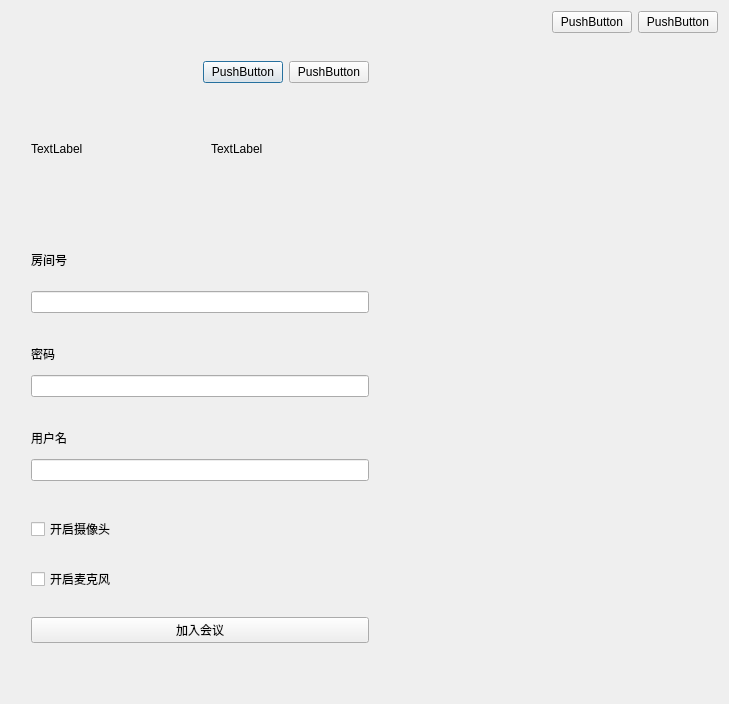
<?xml version="1.0" encoding="UTF-8"?>
<ui version="4.0">
 <class>CLoginDlgClass</class>
 <widget class="QDialog" name="CLoginDlgClass">
  <property name="geometry">
   <rect>
    <x>0</x>
    <y>0</y>
    <width>729</width>
    <height>704</height>
   </rect>
  </property>
  <property name="windowTitle">
   <string>CLoginDlg</string>
  </property>
  <layout class="QHBoxLayout" name="horizontalLayout">
   <property name="leftMargin">
    <number>0</number>
   </property>
   <property name="topMargin">
    <number>0</number>
   </property>
   <property name="rightMargin">
    <number>0</number>
   </property>
   <property name="bottomMargin">
    <number>0</number>
   </property>
   <item>
    <widget class="QWidget" name="widget_left" native="true">
     <property name="minimumSize">
      <size>
       <width>400</width>
       <height>0</height>
      </size>
     </property>
     <layout class="QVBoxLayout" name="verticalLayout_3">
      <item>
       <spacer name="verticalSpacer_2">
        <property name="orientation">
         <enum>Qt::Vertical</enum>
        </property>
        <property name="sizeType">
         <enum>QSizePolicy::Fixed</enum>
        </property>
        <property name="sizeHint" stdset="0">
         <size>
          <width>20</width>
          <height>50</height>
         </size>
        </property>
       </spacer>
      </item>
      <item>
       <layout class="QHBoxLayout" name="horizontalLayout_5">
        <item>
         <spacer name="horizontalSpacer_3">
          <property name="orientation">
           <enum>Qt::Horizontal</enum>
          </property>
          <property name="sizeType">
           <enum>QSizePolicy::Fixed</enum>
          </property>
          <property name="sizeHint" stdset="0">
           <size>
            <width>20</width>
            <height>20</height>
           </size>
          </property>
         </spacer>
        </item>
        <item>
         <layout class="QVBoxLayout" name="verticalLayout_2">
          <item>
           <layout class="QHBoxLayout" name="horizontalLayout_3">
            <item>
             <spacer name="horizontalSpacer_2">
              <property name="orientation">
               <enum>Qt::Horizontal</enum>
              </property>
              <property name="sizeHint" stdset="0">
               <size>
                <width>40</width>
                <height>20</height>
               </size>
              </property>
             </spacer>
            </item>
            <item>
             <widget class="QPushButton" name="btnNetStatus">
              <property name="text">
               <string>PushButton</string>
              </property>
             </widget>
            </item>
            <item>
             <widget class="QPushButton" name="btnSet">
              <property name="text">
               <string>PushButton</string>
              </property>
             </widget>
            </item>
           </layout>
          </item>
          <item>
           <layout class="QHBoxLayout" name="horizontalLayout_4">
            <item>
             <widget class="QLabel" name="label_logo">
              <property name="text">
               <string>TextLabel</string>
              </property>
             </widget>
            </item>
            <item>
             <spacer name="horizontalSpacer_5">
              <property name="orientation">
               <enum>Qt::Horizontal</enum>
              </property>
              <property name="sizeType">
               <enum>QSizePolicy::Fixed</enum>
              </property>
              <property name="sizeHint" stdset="0">
               <size>
                <width>15</width>
                <height>20</height>
               </size>
              </property>
             </spacer>
            </item>
            <item>
             <widget class="QLabel" name="label_name">
              <property name="text">
               <string>TextLabel</string>
              </property>
             </widget>
            </item>
           </layout>
          </item>
          <item>
           <spacer name="verticalSpacer_10">
            <property name="orientation">
             <enum>Qt::Vertical</enum>
            </property>
            <property name="sizeType">
             <enum>QSizePolicy::Fixed</enum>
            </property>
            <property name="sizeHint" stdset="0">
             <size>
              <width>20</width>
              <height>30</height>
             </size>
            </property>
           </spacer>
          </item>
          <item>
           <widget class="QLabel" name="label_3">
            <property name="minimumSize">
             <size>
              <width>0</width>
              <height>30</height>
             </size>
            </property>
            <property name="maximumSize">
             <size>
              <width>16777215</width>
              <height>30</height>
             </size>
            </property>
            <property name="text">
             <string>房间号</string>
            </property>
           </widget>
          </item>
          <item>
           <spacer name="verticalSpacer_4">
            <property name="orientation">
             <enum>Qt::Vertical</enum>
            </property>
            <property name="sizeType">
             <enum>QSizePolicy::Fixed</enum>
            </property>
            <property name="sizeHint" stdset="0">
             <size>
              <width>20</width>
              <height>10</height>
             </size>
            </property>
           </spacer>
          </item>
          <item>
           <widget class="QLineEdit" name="lineEdit_roomId"/>
          </item>
          <item>
           <spacer name="verticalSpacer_5">
            <property name="orientation">
             <enum>Qt::Vertical</enum>
            </property>
            <property name="sizeType">
             <enum>QSizePolicy::Fixed</enum>
            </property>
            <property name="sizeHint" stdset="0">
             <size>
              <width>20</width>
              <height>20</height>
             </size>
            </property>
           </spacer>
          </item>
          <item>
           <widget class="QLabel" name="label_5">
            <property name="minimumSize">
             <size>
              <width>0</width>
              <height>30</height>
             </size>
            </property>
            <property name="maximumSize">
             <size>
              <width>16777215</width>
              <height>30</height>
             </size>
            </property>
            <property name="text">
             <string>密码</string>
            </property>
           </widget>
          </item>
          <item>
           <widget class="QLineEdit" name="lineEdit_pwd"/>
          </item>
          <item>
           <spacer name="verticalSpacer_9">
            <property name="orientation">
             <enum>Qt::Vertical</enum>
            </property>
            <property name="sizeType">
             <enum>QSizePolicy::Fixed</enum>
            </property>
            <property name="sizeHint" stdset="0">
             <size>
              <width>20</width>
              <height>20</height>
             </size>
            </property>
           </spacer>
          </item>
          <item>
           <widget class="QLabel" name="label_4">
            <property name="minimumSize">
             <size>
              <width>0</width>
              <height>30</height>
             </size>
            </property>
            <property name="maximumSize">
             <size>
              <width>16777215</width>
              <height>30</height>
             </size>
            </property>
            <property name="text">
             <string>用户名</string>
            </property>
           </widget>
          </item>
          <item>
           <widget class="QLineEdit" name="lineEdit_userName"/>
          </item>
          <item>
           <spacer name="verticalSpacer_7">
            <property name="orientation">
             <enum>Qt::Vertical</enum>
            </property>
            <property name="sizeType">
             <enum>QSizePolicy::Fixed</enum>
            </property>
            <property name="sizeHint" stdset="0">
             <size>
              <width>20</width>
              <height>30</height>
             </size>
            </property>
           </spacer>
          </item>
          <item>
           <widget class="QCheckBox" name="checkBox">
            <property name="text">
             <string>开启摄像头</string>
            </property>
           </widget>
          </item>
          <item>
           <spacer name="verticalSpacer_8">
            <property name="orientation">
             <enum>Qt::Vertical</enum>
            </property>
            <property name="sizeType">
             <enum>QSizePolicy::Fixed</enum>
            </property>
            <property name="sizeHint" stdset="0">
             <size>
              <width>20</width>
              <height>20</height>
             </size>
            </property>
           </spacer>
          </item>
          <item>
           <widget class="QCheckBox" name="checkBox_2">
            <property name="text">
             <string>开启麦克风</string>
            </property>
           </widget>
          </item>
          <item>
           <spacer name="verticalSpacer_6">
            <property name="orientation">
             <enum>Qt::Vertical</enum>
            </property>
            <property name="sizeType">
             <enum>QSizePolicy::Fixed</enum>
            </property>
            <property name="sizeHint" stdset="0">
             <size>
              <width>20</width>
              <height>20</height>
             </size>
            </property>
           </spacer>
          </item>
          <item>
           <widget class="QPushButton" name="btnJoin">
            <property name="text">
             <string>加入会议</string>
            </property>
           </widget>
          </item>
         </layout>
        </item>
        <item>
         <spacer name="horizontalSpacer_4">
          <property name="orientation">
           <enum>Qt::Horizontal</enum>
          </property>
          <property name="sizeType">
           <enum>QSizePolicy::Fixed</enum>
          </property>
          <property name="sizeHint" stdset="0">
           <size>
            <width>20</width>
            <height>20</height>
           </size>
          </property>
         </spacer>
        </item>
       </layout>
      </item>
      <item>
       <spacer name="verticalSpacer_3">
        <property name="orientation">
         <enum>Qt::Vertical</enum>
        </property>
        <property name="sizeType">
         <enum>QSizePolicy::Fixed</enum>
        </property>
        <property name="sizeHint" stdset="0">
         <size>
          <width>20</width>
          <height>50</height>
         </size>
        </property>
       </spacer>
      </item>
     </layout>
    </widget>
   </item>
   <item>
    <widget class="QWidget" name="widget_right" native="true">
     <property name="minimumSize">
      <size>
       <width>300</width>
       <height>600</height>
      </size>
     </property>
     <property name="maximumSize">
      <size>
       <width>540</width>
       <height>854</height>
      </size>
     </property>
     <layout class="QVBoxLayout" name="verticalLayout">
      <item>
       <layout class="QHBoxLayout" name="horizontalLayout_2">
        <item>
         <spacer name="horizontalSpacer">
          <property name="orientation">
           <enum>Qt::Horizontal</enum>
          </property>
          <property name="sizeHint" stdset="0">
           <size>
            <width>40</width>
            <height>20</height>
           </size>
          </property>
         </spacer>
        </item>
        <item>
         <widget class="QPushButton" name="btnMin">
          <property name="text">
           <string>PushButton</string>
          </property>
         </widget>
        </item>
        <item>
         <widget class="QPushButton" name="btnClose">
          <property name="text">
           <string>PushButton</string>
          </property>
         </widget>
        </item>
       </layout>
      </item>
      <item>
       <spacer name="verticalSpacer">
        <property name="orientation">
         <enum>Qt::Vertical</enum>
        </property>
        <property name="sizeHint" stdset="0">
         <size>
          <width>20</width>
          <height>619</height>
         </size>
        </property>
       </spacer>
      </item>
     </layout>
    </widget>
   </item>
  </layout>
 </widget>
 <layoutdefault spacing="6" margin="11"/>
 <resources>
  <include location="HelloMeeting.qrc"/>
 </resources>
 <connections/>
</ui>
